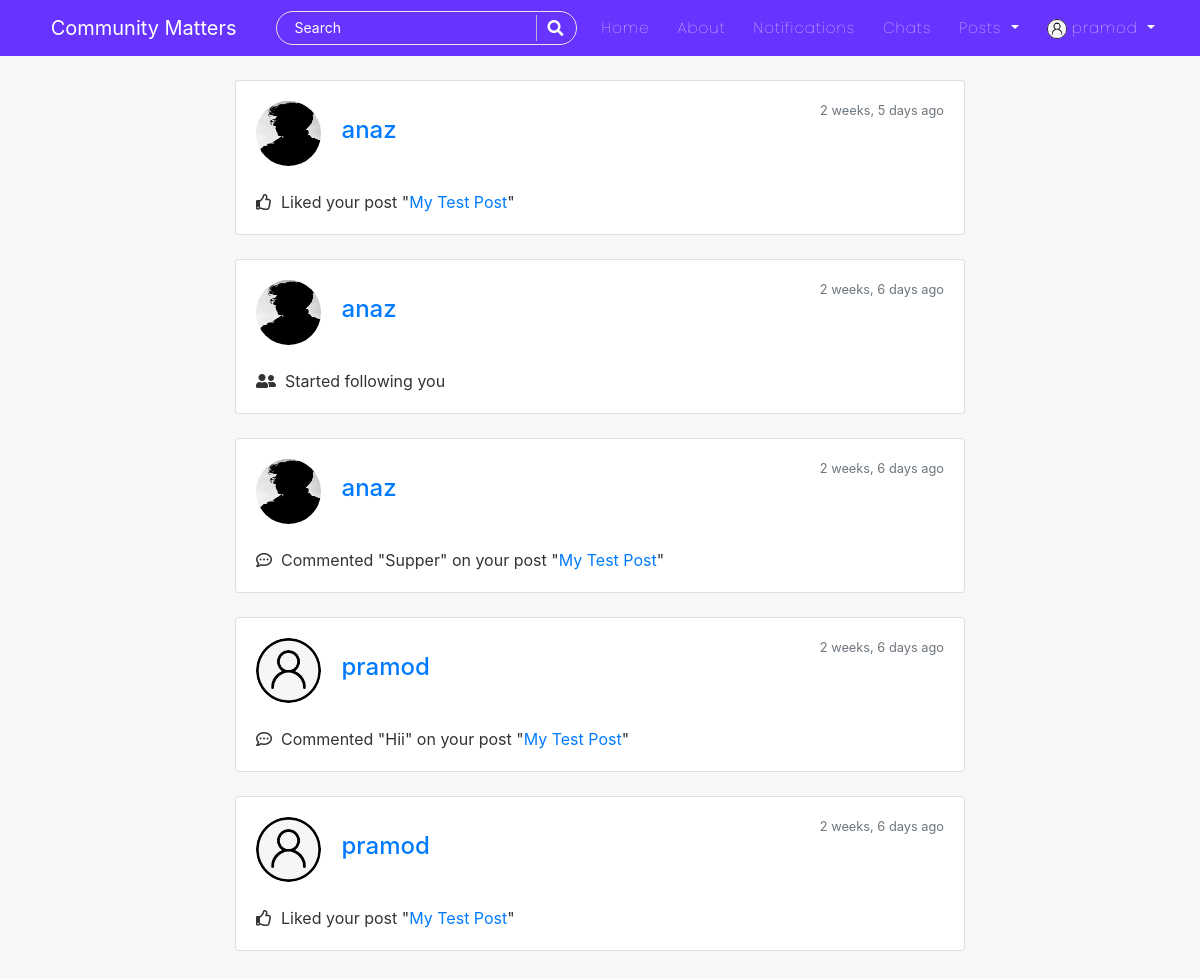
The app's page /notifications/ (signed in) with its own data.
### users/models.py (models this page shows, shortened)
class Profile(models.Model):
    user = models.OneToOneField(User, on_delete=models.CASCADE)
    is_online = models.BooleanField(default=False)
    following = models.ManyToManyField(User, related_name="following", blank=True)
    friends = models.ManyToManyField(User, related_name='my_friends', blank=True)
    bio = models.CharField(default="",blank=True,null=True,max_length=350)
    date_of_birth = models.CharField(blank=True,max_length=150)
    updated = models.DateTimeField(auto_now=True)
    created = models.DateTimeField(auto_now_add=True)
    image = models.ImageField(default='default.jpg', upload_to='profile_pics',blank=True, null=True)

### notification/models.py (models this page shows, shortened)
class Notification(models.Model):
    NOTIFICATION_TYPES = ((1,'Like'),(2,'Follow'),(3,'Comment'),(4,'Reply'),(5,'Like-Comment'),(6,'Like-Reply'))
    post = models.ForeignKey('blog.Post', on_delete=models.CASCADE, related_name='notify_post', blank=True, null=True)
    sender = models.ForeignKey(User, on_delete=models.CASCADE, related_name='notify_from_user')
    user = models.ForeignKey(User, on_delete=models.CASCADE, related_name='notify_to_user')
    notification_type = models.IntegerField(choices=NOTIFICATION_TYPES)
    text_preview = models.CharField(max_length=120, blank=True)
    date = models.DateTimeField(auto_now_add=True)
    is_seen = models.BooleanField(default=False)

### blog/models.py (models this page shows, shortened)
class Post(models.Model):
    title = models.CharField(max_length=150)
    content = RichTextField(blank=True, null=True)
    date_posted = models.DateTimeField(default=timezone.now)
    date_updated = models.DateTimeField(auto_now=True)
    author = models.ForeignKey(User, on_delete=models.CASCADE)
    likes = models.ManyToManyField(User, related_name="blogpost", blank=True)
    saves = models.ManyToManyField(User, related_name="blogsave", blank=True)
    def __str__(self):
        return self.title

### notification/views.py (the view)
# urls.py: path('', ShowNotifications, name='show-notifications'),
@login_required
def ShowNotifications(request):
    user = request.user
    notifications = Notification.objects.filter(user=user).order_by('-date')
    context = {
        'notifications':notifications,
    }
    return render(request, 'blog/notifications.html', context)

### blog/templates/blog/notifications.html (shortened to what this page needs)
{% extends "blog/base.html" %}
{% load humanize %}
{% block content %}
<div class="col-md-8 m-auto">
{% for notification in notifications %}
    <div class="card">
        <div class="card-body">
            <img class="rounded-circle article-img" src="{{notification.sender.profile.image.url}}" alt="image">
            <span class="card-title h4"><a href="{% url 'profile-detail-view' notification.sender.id %}" >{{notification.sender}}</a></span>
            <span class="text-muted float-right small">{{notification.date|naturaltime}}</span>
            <br><br>
            {% if notification.notification_type == 1 %}
                <p class="card-text"><i class="far fa-thumbs-up"></i>&nbsp;&nbsp;Liked your post "<a href="{% url 'post-detail' notification.post.id %}" >{{notification.post}}</a>"</p>
            {% elif notification.notification_type == 2 %}
                <p class="card-text"><i class="fas fa-user-friends"></i>&nbsp;&nbsp;Started following you</p>
            {% elif notification.notification_type == 3 %}
                <p class="card-text"><i class="far fa-comment-dots"></i>&nbsp;&nbsp;Commented "{{notification.text_preview}}" on your post "<a href="{% url 'post-detail' notification.post.id %}" >{{notification.post}}</a>"</p>
            {% elif notification.notification_type == 4 %}
                <p class="card-text"><i class="fas fa-reply"></i>&nbsp;&nbsp;Replied "{{notification.text_preview}}" to a comment on your post "<a href="{% url 'post-detail' notification.post.id %}" >{{notification.post}}</a>"</p>
            {% endif %}
        </div>
    </div>
    <br>
{% endfor %}
<br><br>
</div>
{% endblock %}

### blog/templates/blog/navbar.html (shortened to what this page needs)
<nav class="navbar navbar-expand-lg navbar-dark bg-steel fixed-top">
    <div class="container">
      <a class="navbar-brand mr-4 pr-3" href="/"><img src="https://e7.pngegg.com/pngimages/359/743/png-clipart-logo-community-text-logo-thumbnail.png" width="50px" alt=""> Community Matters</a>
      <div class="collapse navbar-collapse" id="navbarToggle">
        <div class="navbar-nav mr-auto">
          <div id="searchbar" >
            <form method="GET" action="/search">
              <input required name="query" id="search" type="text" placeholder="Search">
              <button class="search-btn" type="submit"><i class="fas fa-search"></i></button>
            </form>
          </div>
        </div>
        <div class="navbar-nav">
          <a class="nav-item nav-link" href="{% url 'blog-home' %}">Home</a>
          <a class="nav-item nav-link" href="{% url 'blog-about' %}">About</a>
          {% if user.is_authenticated %}
          <a class="nav-item nav-link" href="{% url 'show-notifications' %}">Notifications</a>
          <a class="nav-item nav-link" href="{% url 'room-enroll' %}">Chats</a>
          <div class="dropdown">
            <a class="dropdown-toggle nav-link" href="#" role="button" id="dropdownMenuLink1" data-toggle="dropdown" aria-haspopup="true" aria-expanded="false">
              Posts
            </a>
          </div>
          {% endif %}
          {% if user.is_authenticated %}
            <div class="dropdown">
              <a class="dropdown-toggle nav-link" href="#" role="button" id="dropdownMenuLink2" data-toggle="dropdown" aria-haspopup="true" aria-expanded="false">
                <img class="rounded-circle" style="height: 20px; width: 20px;" src="{{user.profile.image.url}}" alt="">&nbsp;{{user|truncatechars:"10"}}
              </a>
            </div>
          {% else %}
            <a class="nav-item nav-link" href="{% url 'account_login' %}">Login</a>
            <a class="nav-item nav-link" href="{% url 'register' %}">Register</a>
          {% endif %}
        </div>
      </div>
    </div>
</nav>

### blog/static/blog/main.css (style rules this page uses)
body { background: #f7f7f7; color: #333333; margin-top: 5rem; scroll-behavior: smooth; }
.bg-steel { background: #6633FF; }
.site-header .navbar-nav .nav-link { color: #ffffff; font-family:'Poppins'; font-weight: 100; margin: 0px 6px; font-size: 15px; letter-spacing: 1px; }
.article-img { height: 65px; width: 65px; margin-right: 16px; }
#searchbar form { width: auto; display: flex; flex-direction: row; border-radius: 50px; padding: 3px 15px; background-color: transparent; border: 1px solid #e4e4e4; margin-right: 10px; }
#searchbar form input::placeholder { color: #fff; font-size: 14px; }
#searchbar form input { border: none; outline: none; color: #fff; font-size: 15px; flex: 1; background-color:transparent; }
.search-btn { color:#fff; border: none; width: 25px; padding-left: 10px; border-left: 1px solid rgba(202, 202, 202, 0.829); outline: none; background-color: transparent; }
.search-btn i { font-size: 16px; }

### records on screen
Notification: sender.profile.image (picture), sender "anaz", date "2 weeks, 5 days ago", post "My Test Post"
Notification: sender.profile.image (picture), sender "anaz", date "2 weeks, 6 days ago", notification_type 2 (drawn)
Notification: sender.profile.image (picture), sender "anaz", date "2 weeks, 6 days ago", text_preview "Supper", post "My Test Post"
Notification: sender.profile.image (placeholder picture), sender "pramod", date "2 weeks, 6 days ago", text_preview "Hii", post "My Test Post"
Notification: sender.profile.image (placeholder picture), sender "pramod", date "2 weeks, 6 days ago", post "My Test Post"

### other values on screen
{{ user|truncatechars:"10" }} "pramod"
